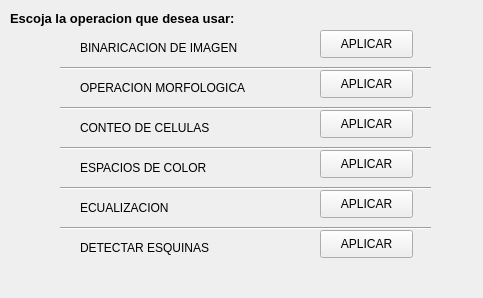
<?xml version="1.0" encoding="UTF-8"?>
<ui version="4.0">
 <class>Form</class>
 <widget class="QWidget" name="Form">
  <property name="geometry">
   <rect>
    <x>0</x>
    <y>0</y>
    <width>483</width>
    <height>298</height>
   </rect>
  </property>
  <property name="font">
   <font>
    <pointsize>9</pointsize>
   </font>
  </property>
  <property name="windowTitle">
   <string>Form</string>
  </property>
  <widget class="QLabel" name="titulo">
   <property name="geometry">
    <rect>
     <x>10</x>
     <y>10</y>
     <width>291</width>
     <height>16</height>
    </rect>
   </property>
   <property name="font">
    <font>
     <family>Arial</family>
     <pointsize>10</pointsize>
     <weight>75</weight>
     <bold>true</bold>
    </font>
   </property>
   <property name="text">
    <string>Escoja la operacion que desea usar: </string>
   </property>
  </widget>
  <widget class="QLabel" name="binarizacion">
   <property name="geometry">
    <rect>
     <x>80</x>
     <y>40</y>
     <width>201</width>
     <height>16</height>
    </rect>
   </property>
   <property name="font">
    <font>
     <pointsize>9</pointsize>
    </font>
   </property>
   <property name="text">
    <string>BINARICACION DE IMAGEN </string>
   </property>
  </widget>
  <widget class="QLabel" name="morfologia">
   <property name="geometry">
    <rect>
     <x>80</x>
     <y>80</y>
     <width>201</width>
     <height>16</height>
    </rect>
   </property>
   <property name="font">
    <font>
     <pointsize>9</pointsize>
    </font>
   </property>
   <property name="text">
    <string>OPERACION MORFOLOGICA</string>
   </property>
  </widget>
  <widget class="QLabel" name="contar">
   <property name="geometry">
    <rect>
     <x>80</x>
     <y>120</y>
     <width>161</width>
     <height>16</height>
    </rect>
   </property>
   <property name="text">
    <string>CONTEO DE CELULAS</string>
   </property>
  </widget>
  <widget class="QPushButton" name="bnt_binarizar">
   <property name="geometry">
    <rect>
     <x>320</x>
     <y>30</y>
     <width>93</width>
     <height>28</height>
    </rect>
   </property>
   <property name="text">
    <string>APLICAR</string>
   </property>
  </widget>
  <widget class="QPushButton" name="bnt_morfologia">
   <property name="geometry">
    <rect>
     <x>320</x>
     <y>70</y>
     <width>93</width>
     <height>28</height>
    </rect>
   </property>
   <property name="text">
    <string>APLICAR</string>
   </property>
  </widget>
  <widget class="QPushButton" name="bnt_contar">
   <property name="geometry">
    <rect>
     <x>320</x>
     <y>110</y>
     <width>93</width>
     <height>28</height>
    </rect>
   </property>
   <property name="text">
    <string>APLICAR</string>
   </property>
  </widget>
  <widget class="Line" name="line">
   <property name="geometry">
    <rect>
     <x>60</x>
     <y>60</y>
     <width>371</width>
     <height>16</height>
    </rect>
   </property>
   <property name="orientation">
    <enum>Qt::Horizontal</enum>
   </property>
  </widget>
  <widget class="Line" name="line_2">
   <property name="geometry">
    <rect>
     <x>60</x>
     <y>100</y>
     <width>371</width>
     <height>16</height>
    </rect>
   </property>
   <property name="orientation">
    <enum>Qt::Horizontal</enum>
   </property>
  </widget>
  <widget class="QLabel" name="color">
   <property name="geometry">
    <rect>
     <x>80</x>
     <y>160</y>
     <width>161</width>
     <height>16</height>
    </rect>
   </property>
   <property name="text">
    <string>ESPACIOS DE COLOR</string>
   </property>
  </widget>
  <widget class="Line" name="line_3">
   <property name="geometry">
    <rect>
     <x>60</x>
     <y>140</y>
     <width>371</width>
     <height>16</height>
    </rect>
   </property>
   <property name="orientation">
    <enum>Qt::Horizontal</enum>
   </property>
  </widget>
  <widget class="QPushButton" name="bnt_color">
   <property name="geometry">
    <rect>
     <x>320</x>
     <y>150</y>
     <width>93</width>
     <height>28</height>
    </rect>
   </property>
   <property name="text">
    <string>APLICAR</string>
   </property>
  </widget>
  <widget class="Line" name="line_4">
   <property name="geometry">
    <rect>
     <x>60</x>
     <y>180</y>
     <width>371</width>
     <height>16</height>
    </rect>
   </property>
   <property name="orientation">
    <enum>Qt::Horizontal</enum>
   </property>
  </widget>
  <widget class="QLabel" name="ecualizacion">
   <property name="geometry">
    <rect>
     <x>80</x>
     <y>200</y>
     <width>161</width>
     <height>16</height>
    </rect>
   </property>
   <property name="text">
    <string>ECUALIZACION </string>
   </property>
  </widget>
  <widget class="QPushButton" name="bnt_ecualizar">
   <property name="geometry">
    <rect>
     <x>320</x>
     <y>190</y>
     <width>93</width>
     <height>28</height>
    </rect>
   </property>
   <property name="text">
    <string>APLICAR</string>
   </property>
  </widget>
  <widget class="Line" name="line_5">
   <property name="geometry">
    <rect>
     <x>60</x>
     <y>220</y>
     <width>371</width>
     <height>16</height>
    </rect>
   </property>
   <property name="orientation">
    <enum>Qt::Horizontal</enum>
   </property>
  </widget>
  <widget class="QLabel" name="ecualizacion_2">
   <property name="geometry">
    <rect>
     <x>80</x>
     <y>240</y>
     <width>161</width>
     <height>16</height>
    </rect>
   </property>
   <property name="text">
    <string>DETECTAR ESQUINAS</string>
   </property>
  </widget>
  <widget class="QPushButton" name="bnt_esquinas">
   <property name="geometry">
    <rect>
     <x>320</x>
     <y>230</y>
     <width>93</width>
     <height>28</height>
    </rect>
   </property>
   <property name="text">
    <string>APLICAR</string>
   </property>
  </widget>
 </widget>
 <resources/>
 <connections/>
</ui>
